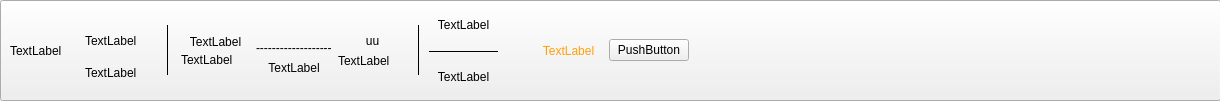
<?xml version="1.0" encoding="UTF-8"?>
<ui version="4.0">
 <class>ticketInfo</class>
 <widget class="QWidget" name="ticketInfo">
  <property name="geometry">
   <rect>
    <x>0</x>
    <y>0</y>
    <width>1220</width>
    <height>101</height>
   </rect>
  </property>
  <property name="sizePolicy">
   <sizepolicy hsizetype="Minimum" vsizetype="Preferred">
    <horstretch>0</horstretch>
    <verstretch>0</verstretch>
   </sizepolicy>
  </property>
  <property name="windowTitle">
   <string>Form</string>
  </property>
  <widget class="QWidget" name="horizontalLayoutWidget">
   <property name="geometry">
    <rect>
     <x>10</x>
     <y>10</y>
     <width>1201</width>
     <height>81</height>
    </rect>
   </property>
   <layout class="QHBoxLayout" name="horizontalLayout">
    <property name="sizeConstraint">
     <enum>QLayout::SizeConstraint::SetMinimumSize</enum>
    </property>
    <property name="rightMargin">
     <number>2</number>
    </property>
    <item>
     <widget class="QLabel" name="label">
      <property name="text">
       <string>TextLabel</string>
      </property>
     </widget>
    </item>
    <item>
     <layout class="QVBoxLayout" name="verticalLayout">
      <property name="sizeConstraint">
       <enum>QLayout::SizeConstraint::SetDefaultConstraint</enum>
      </property>
      <item>
       <widget class="QLabel" name="label_2">
        <property name="styleSheet">
         <string notr="true">font: 12pt &quot;Microsoft YaHei UI&quot;;</string>
        </property>
        <property name="text">
         <string>TextLabel</string>
        </property>
        <property name="alignment">
         <set>Qt::AlignmentFlag::AlignBottom|Qt::AlignmentFlag::AlignLeading|Qt::AlignmentFlag::AlignLeft</set>
        </property>
        <property name="wordWrap">
         <bool>false</bool>
        </property>
        <property name="indent">
         <number>-1</number>
        </property>
       </widget>
      </item>
      <item>
       <widget class="QLabel" name="label_3">
        <property name="text">
         <string>TextLabel</string>
        </property>
       </widget>
      </item>
     </layout>
    </item>
    <item>
     <widget class="Line" name="line">
      <property name="minimumSize">
       <size>
        <width>15</width>
        <height>0</height>
       </size>
      </property>
      <property name="maximumSize">
       <size>
        <width>16777215</width>
        <height>50</height>
       </size>
      </property>
      <property name="frameShadow">
       <enum>QFrame::Shadow::Plain</enum>
      </property>
      <property name="orientation">
       <enum>Qt::Orientation::Vertical</enum>
      </property>
     </widget>
    </item>
    <item>
     <layout class="QVBoxLayout" name="verticalLayout_2">
      <property name="spacing">
       <number>4</number>
      </property>
      <item>
       <widget class="QLabel" name="label_7">
        <property name="styleSheet">
         <string notr="true">font: 19pt &quot;Microsoft Sans Serif&quot;;</string>
        </property>
        <property name="text">
         <string>TextLabel</string>
        </property>
        <property name="alignment">
         <set>Qt::AlignmentFlag::AlignBottom|Qt::AlignmentFlag::AlignHCenter</set>
        </property>
       </widget>
      </item>
      <item>
       <widget class="QLabel" name="label_8">
        <property name="text">
         <string>TextLabel</string>
        </property>
        <property name="alignment">
         <set>Qt::AlignmentFlag::AlignLeading|Qt::AlignmentFlag::AlignLeft|Qt::AlignmentFlag::AlignTop</set>
        </property>
       </widget>
      </item>
     </layout>
    </item>
    <item>
     <layout class="QVBoxLayout" name="verticalLayout_4" stretch="3,1,3">
      <item>
       <spacer name="verticalSpacer">
        <property name="orientation">
         <enum>Qt::Orientation::Vertical</enum>
        </property>
        <property name="sizeHint" stdset="0">
         <size>
          <width>20</width>
          <height>40</height>
         </size>
        </property>
       </spacer>
      </item>
      <item>
       <widget class="QLabel" name="label_4">
        <property name="maximumSize">
         <size>
          <width>120</width>
          <height>15</height>
         </size>
        </property>
        <property name="text">
         <string>-------------------</string>
        </property>
        <property name="scaledContents">
         <bool>true</bool>
        </property>
       </widget>
      </item>
      <item>
       <widget class="QLabel" name="label_11">
        <property name="text">
         <string>TextLabel</string>
        </property>
        <property name="alignment">
         <set>Qt::AlignmentFlag::AlignHCenter|Qt::AlignmentFlag::AlignTop</set>
        </property>
       </widget>
      </item>
     </layout>
    </item>
    <item>
     <layout class="QVBoxLayout" name="verticalLayout_3">
      <item>
       <widget class="QLabel" name="label_9">
        <property name="styleSheet">
         <string notr="true">font: 19pt &quot;Microsoft Sans Serif&quot;;</string>
        </property>
        <property name="text">
         <string>uu</string>
        </property>
        <property name="alignment">
         <set>Qt::AlignmentFlag::AlignBottom|Qt::AlignmentFlag::AlignHCenter</set>
        </property>
       </widget>
      </item>
      <item>
       <widget class="QLabel" name="label_10">
        <property name="text">
         <string>TextLabel</string>
        </property>
        <property name="alignment">
         <set>Qt::AlignmentFlag::AlignLeading|Qt::AlignmentFlag::AlignLeft|Qt::AlignmentFlag::AlignTop</set>
        </property>
       </widget>
      </item>
     </layout>
    </item>
    <item>
     <widget class="Line" name="line_2">
      <property name="minimumSize">
       <size>
        <width>10</width>
        <height>0</height>
       </size>
      </property>
      <property name="maximumSize">
       <size>
        <width>16777215</width>
        <height>50</height>
       </size>
      </property>
      <property name="frameShadow">
       <enum>QFrame::Shadow::Plain</enum>
      </property>
      <property name="orientation">
       <enum>Qt::Orientation::Vertical</enum>
      </property>
     </widget>
    </item>
    <item>
     <layout class="QVBoxLayout" name="verticalLayout_5" stretch="5,2,5">
      <item>
       <widget class="QLabel" name="label_5">
        <property name="styleSheet">
         <string notr="true">font: 12pt &quot;Microsoft YaHei UI&quot;;</string>
        </property>
        <property name="text">
         <string>TextLabel</string>
        </property>
        <property name="alignment">
         <set>Qt::AlignmentFlag::AlignCenter</set>
        </property>
       </widget>
      </item>
      <item>
       <widget class="Line" name="line_3">
        <property name="minimumSize">
         <size>
          <width>0</width>
          <height>0</height>
         </size>
        </property>
        <property name="maximumSize">
         <size>
          <width>500</width>
          <height>10</height>
         </size>
        </property>
        <property name="frameShadow">
         <enum>QFrame::Shadow::Plain</enum>
        </property>
        <property name="orientation">
         <enum>Qt::Orientation::Horizontal</enum>
        </property>
       </widget>
      </item>
      <item>
       <widget class="QLabel" name="label_12">
        <property name="styleSheet">
         <string notr="true">font: 12pt &quot;Microsoft YaHei UI&quot;;</string>
        </property>
        <property name="frameShape">
         <enum>QFrame::Shape::NoFrame</enum>
        </property>
        <property name="text">
         <string>TextLabel</string>
        </property>
        <property name="alignment">
         <set>Qt::AlignmentFlag::AlignCenter</set>
        </property>
       </widget>
      </item>
     </layout>
    </item>
    <item>
     <spacer name="horizontalSpacer_2">
      <property name="orientation">
       <enum>Qt::Orientation::Horizontal</enum>
      </property>
      <property name="sizeType">
       <enum>QSizePolicy::Policy::Fixed</enum>
      </property>
      <property name="sizeHint" stdset="0">
       <size>
        <width>30</width>
        <height>20</height>
       </size>
      </property>
     </spacer>
    </item>
    <item>
     <widget class="QLabel" name="label_6">
      <property name="sizePolicy">
       <sizepolicy hsizetype="Preferred" vsizetype="Preferred">
        <horstretch>0</horstretch>
        <verstretch>0</verstretch>
       </sizepolicy>
      </property>
      <property name="styleSheet">
       <string notr="true">font: 17pt &quot;Microsoft Sans Serif&quot;;color: rgb(255, 160, 8)</string>
      </property>
      <property name="text">
       <string>TextLabel</string>
      </property>
      <property name="alignment">
       <set>Qt::AlignmentFlag::AlignCenter</set>
      </property>
     </widget>
    </item>
    <item>
     <widget class="QPushButton" name="pushButton">
      <property name="text">
       <string>PushButton</string>
      </property>
     </widget>
    </item>
    <item>
     <spacer name="horizontalSpacer">
      <property name="orientation">
       <enum>Qt::Orientation::Horizontal</enum>
      </property>
      <property name="sizeType">
       <enum>QSizePolicy::Policy::Preferred</enum>
      </property>
      <property name="sizeHint" stdset="0">
       <size>
        <width>520</width>
        <height>20</height>
       </size>
      </property>
     </spacer>
    </item>
   </layout>
  </widget>
  <widget class="QPushButton" name="pushButton_2">
   <property name="geometry">
    <rect>
     <x>0</x>
     <y>0</y>
     <width>1221</width>
     <height>101</height>
    </rect>
   </property>
   <property name="text">
    <string/>
   </property>
  </widget>
  <zorder>pushButton_2</zorder>
  <zorder>horizontalLayoutWidget</zorder>
 </widget>
 <resources/>
 <connections/>
</ui>
